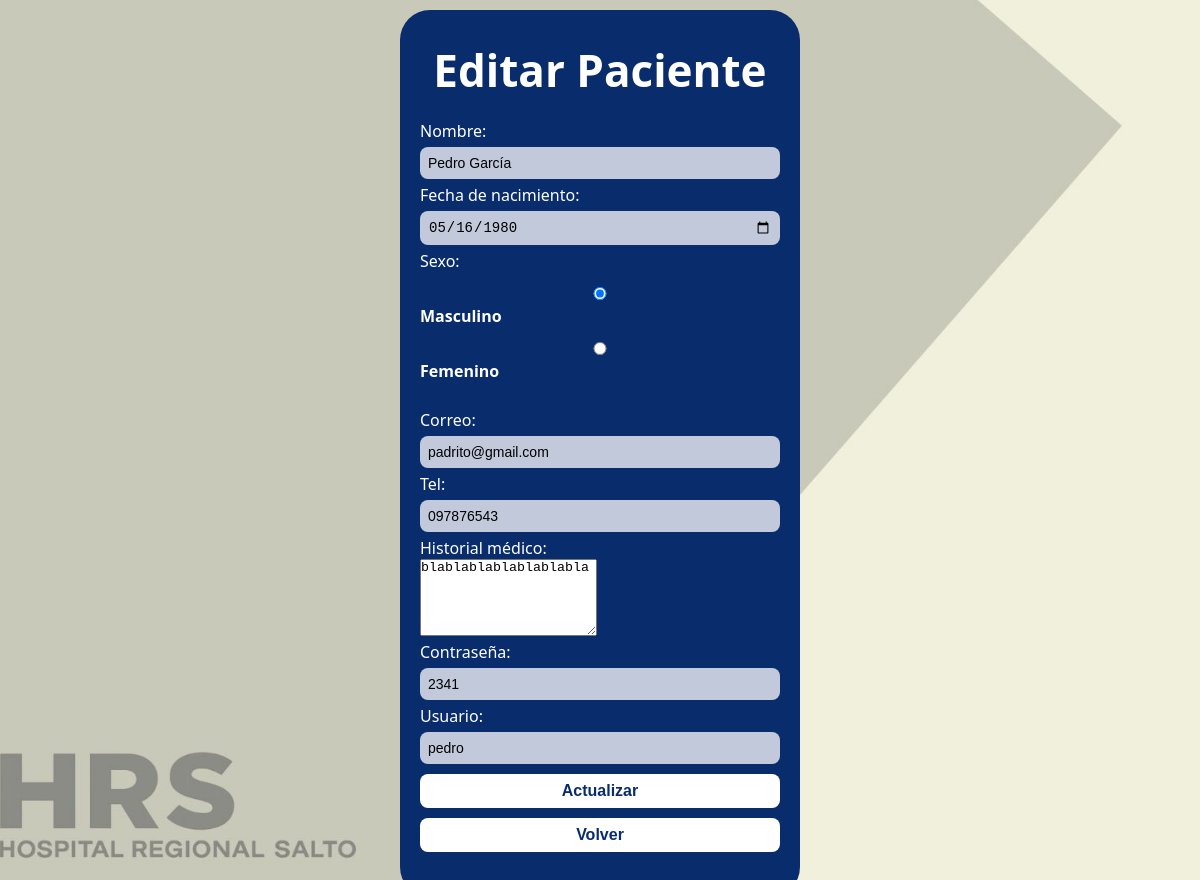
The page /Administradores/Paciente/Editar.php?Cedula_P=23456789 on the database its author committed.
### tables this page shows
CREATE TABLE `paciente` (
  `Cedula_P` int(11) NOT NULL,
  `Nombre_P` varchar(100) DEFAULT NULL,
  `Fecha_Nac` date DEFAULT NULL,
  `Sexo` varchar(10) DEFAULT NULL,
  `Correo` varchar(50) DEFAULT NULL,
  `His_med` varchar(1000) DEFAULT NULL,
  `Tel` varchar(15) DEFAULT NULL,
  `Contraseña_P` varchar(10) DEFAULT NULL,
  `Usuario_P` varchar(50) DEFAULT NULL
);

### Administradores/Paciente/Editar.php (the view, shortened to what this page needs)
<?php
include("../../Backend/Conexion.php");
$Cedula_P = (int) $_GET['Cedula_P'];
$stmt = $conn->prepare("SELECT * FROM paciente WHERE Cedula_P=?");
$stmt->bind_param("i", $Cedula_P);
$stmt->execute();
$result = $stmt->get_result();
$Paciente = $result->fetch_assoc();
?>
<!DOCTYPE html>
<html lang="es">
<head>
  <link rel="stylesheet" href="../estiloL.css">
  <link rel="stylesheet" href="../Estilo.css">
</head>
<body>
<div class="cuadrado">
  <div class="titulo">
    <h1>Editar Paciente</h1>
  </div>
  <div class="info-paciente">
    <form method="POST" action="">
        Nombre:
        <input type="text" name="Nombre_P" value="<?php echo htmlspecialchars($Paciente['Nombre_P']); ?>" required><br>
        Fecha de nacimiento:
        <input type="date" name="Fecha_Nac" value="<?php echo $Paciente['Fecha_Nac']; ?>" required><br>
        Sexo:
        <label>
            <input type="radio" name="Sexo" value="Masculino" <?php if($Paciente['Sexo']=="Masculino") echo "checked"; ?>>Masculino
        </label>
        <label>
            <input type="radio" name="Sexo" value="Femenino" <?php if($Paciente['Sexo']=="Femenino") echo "checked"; ?>>Femenino
        </label><br>
        Correo:
        <input type="email" name="Correo" value="<?php echo htmlspecialchars($Paciente['Correo']); ?>" required><br>
        Tel:
        <input type="text" name="Tel" value="<?php echo htmlspecialchars($Paciente['Tel']); ?>" required><br>
        Historial médico:<br>
        <textarea name="His_med" rows="5" required><?php echo htmlspecialchars($Paciente['His_med']); ?></textarea><br>
        Contraseña:
        <input type="text" name="Contraseña_P" value="<?php echo htmlspecialchars($Paciente['Contraseña_P']); ?>" required><br>
        Usuario:
        <input type="text" name="Usuario_P" value="<?php echo htmlspecialchars($Paciente['Usuario_P']); ?>" required><br>
        <button type="submit">Actualizar</button>
        <button type="button" onclick="location.href='../PaginaDePacientes.php'">Volver</button>
    </form>
  </div>
</div>
</body>
</html>

### Administradores/estiloL.css (style rules this page uses)
* { margin: 0; padding: 0; box-sizing: border-box; }
body { font-family: 'Segoe UI', sans-serif; position: relative; min-height: 100vh; margin: 0; display: flex; justify-content: center; align-items: center; }
body::before { content: ""; position: fixed; top: 0; left: 0; right: 0; bottom: 0; background-image: url('../Imagenes/Inicio.jpg'); background-size: cover; background-position: center; background-repeat: no-repeat; background-attachment: fixed; z-index: 0; pointer-events: none; }
.login-container, .cuadrado, .superior, main, header, .tablas { position: relative; z-index: 1; }
label { display: block; text-align: left; color: #ffffff; font-weight: bold; margin: 10px 0 5px; }
input { width: 100%; padding: 10px; border-radius: 15px; border: none; background-color: #c2c9da; font-size: 14px; margin-bottom: 15px; height: auto; }
button { background-color: #f0d67a; color: #0a295a; border: none; padding: 12px 20px; border-radius: 25px; font-size: 16px; font-weight: bold; cursor: pointer; transition: background-color 0.3s ease; }

### Administradores/Estilo.css (style rules this page uses)
.cuadrado { color: white; position: absolute; top: 10px; height: auto; width: 400px; background-color: #082c6c; border-radius: 30px; display: flex; flex-direction: column; justify-content: flex-start; align-items: center; padding: 30px 20px; box-sizing: border-box; }
.titulo { font-size: 22px; text-align: center; margin-bottom: 20px; font-weight: bold; }
.info-paciente, .info { align-self: stretch; text-align: left; margin-bottom: 10px; }
input, button { width: 100%; margin: 5px 0; padding: 8px; border-radius: 8px; border: none; }
button { background-color: #fff; color: #082c6c; font-weight: bold; cursor: pointer; }

### rows shown on the page
paciente: Nombre_P "Pedro García", Fecha_Nac "05/16/1980", Sexo "☑ Masculino", Sexo "☐ Femenino", Correo "padrito@gmail.com", Tel "097876543", His_med "blablablablablablabla", Contraseña_P "2341", Usuario_P "pedro"
